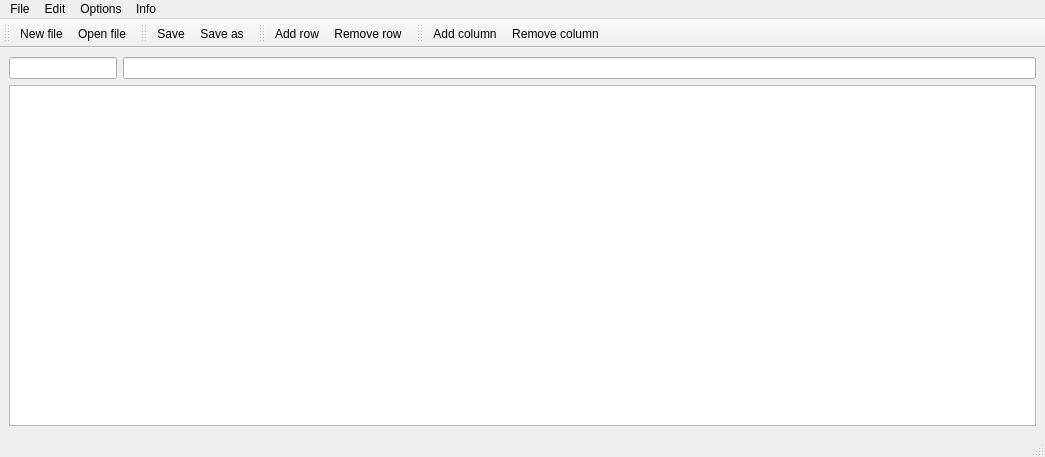
<?xml version="1.0" encoding="UTF-8"?>
<ui version="4.0">
 <class>MainWindow</class>
 <widget class="QMainWindow" name="MainWindow">
  <property name="geometry">
   <rect>
    <x>0</x>
    <y>0</y>
    <width>1045</width>
    <height>457</height>
   </rect>
  </property>
  <property name="windowTitle">
   <string>Mini Spreadsheet</string>
  </property>
  <property name="windowIcon">
   <iconset resource="images.qrc">
    <normaloff>:/img/images/mini_spreadsheet.ico</normaloff>:/img/images/mini_spreadsheet.ico</iconset>
  </property>
  <widget class="QWidget" name="centralwidget">
   <layout class="QGridLayout" name="gridLayout">
    <item row="0" column="0">
     <widget class="QLineEdit" name="lineEditCellReference">
      <property name="sizePolicy">
       <sizepolicy hsizetype="Fixed" vsizetype="Fixed">
        <horstretch>0</horstretch>
        <verstretch>0</verstretch>
       </sizepolicy>
      </property>
      <property name="alignment">
       <set>Qt::AlignCenter</set>
      </property>
      <property name="readOnly">
       <bool>true</bool>
      </property>
     </widget>
    </item>
    <item row="1" column="0" colspan="2">
     <widget class="QTableWidget" name="tableWidget">
      <property name="cornerButtonEnabled">
       <bool>true</bool>
      </property>
      <property name="rowCount">
       <number>0</number>
      </property>
      <property name="columnCount">
       <number>0</number>
      </property>
     </widget>
    </item>
    <item row="0" column="1">
     <widget class="QLineEdit" name="lineEditFormula"/>
    </item>
   </layout>
  </widget>
  <widget class="QMenuBar" name="menubar">
   <property name="geometry">
    <rect>
     <x>0</x>
     <y>0</y>
     <width>1045</width>
     <height>22</height>
    </rect>
   </property>
   <widget class="QMenu" name="menuFile">
    <property name="title">
     <string>File</string>
    </property>
    <addaction name="actionNew_file"/>
    <addaction name="actionOpen_file"/>
    <addaction name="separator"/>
    <addaction name="actionSave"/>
    <addaction name="actionSave_as"/>
    <addaction name="separator"/>
    <addaction name="actionExit"/>
   </widget>
   <widget class="QMenu" name="menuEdit">
    <property name="title">
     <string>Edit</string>
    </property>
    <addaction name="actionAdd_row"/>
    <addaction name="actionRemove_row"/>
    <addaction name="separator"/>
    <addaction name="actionAdd_column"/>
    <addaction name="actionRemove_column"/>
   </widget>
   <widget class="QMenu" name="menuOptions">
    <property name="title">
     <string>Options</string>
    </property>
    <widget class="QMenu" name="menuLanguage">
     <property name="title">
      <string>Language</string>
     </property>
     <addaction name="actionEnglish"/>
     <addaction name="actionUkrainian"/>
    </widget>
    <addaction name="menuLanguage"/>
   </widget>
   <widget class="QMenu" name="menuInfo">
    <property name="title">
     <string>Info</string>
    </property>
    <addaction name="actionAbout"/>
   </widget>
   <addaction name="menuFile"/>
   <addaction name="menuEdit"/>
   <addaction name="menuOptions"/>
   <addaction name="menuInfo"/>
  </widget>
  <widget class="QStatusBar" name="statusbar"/>
  <widget class="QToolBar" name="toolBarFile">
   <property name="windowTitle">
    <string>toolBar</string>
   </property>
   <attribute name="toolBarArea">
    <enum>TopToolBarArea</enum>
   </attribute>
   <attribute name="toolBarBreak">
    <bool>false</bool>
   </attribute>
   <addaction name="actionNew_file"/>
   <addaction name="actionOpen_file"/>
  </widget>
  <widget class="QToolBar" name="toolBarSave">
   <property name="windowTitle">
    <string>toolBar_2</string>
   </property>
   <attribute name="toolBarArea">
    <enum>TopToolBarArea</enum>
   </attribute>
   <attribute name="toolBarBreak">
    <bool>false</bool>
   </attribute>
   <addaction name="actionSave"/>
   <addaction name="actionSave_as"/>
  </widget>
  <widget class="QToolBar" name="toolBarRow">
   <property name="windowTitle">
    <string>toolBar</string>
   </property>
   <attribute name="toolBarArea">
    <enum>TopToolBarArea</enum>
   </attribute>
   <attribute name="toolBarBreak">
    <bool>false</bool>
   </attribute>
   <addaction name="actionAdd_row"/>
   <addaction name="actionRemove_row"/>
  </widget>
  <widget class="QToolBar" name="toolBarColumn">
   <property name="windowTitle">
    <string>toolBar_2</string>
   </property>
   <attribute name="toolBarArea">
    <enum>TopToolBarArea</enum>
   </attribute>
   <attribute name="toolBarBreak">
    <bool>false</bool>
   </attribute>
   <addaction name="actionAdd_column"/>
   <addaction name="actionRemove_column"/>
  </widget>
  <action name="actionNew_file">
   <property name="icon">
    <iconset resource="images.qrc">
     <normaloff>:/img/images/new_file.ico</normaloff>:/img/images/new_file.ico</iconset>
   </property>
   <property name="text">
    <string>New file</string>
   </property>
   <property name="shortcut">
    <string>Ctrl+N</string>
   </property>
  </action>
  <action name="actionOpen_file">
   <property name="icon">
    <iconset resource="images.qrc">
     <normaloff>:/img/images/open_file.ico</normaloff>:/img/images/open_file.ico</iconset>
   </property>
   <property name="text">
    <string>Open file</string>
   </property>
   <property name="shortcut">
    <string>Ctrl+O</string>
   </property>
  </action>
  <action name="actionSave">
   <property name="icon">
    <iconset resource="images.qrc">
     <normaloff>:/img/images/save.ico</normaloff>:/img/images/save.ico</iconset>
   </property>
   <property name="text">
    <string>Save</string>
   </property>
   <property name="shortcut">
    <string>Ctrl+S</string>
   </property>
  </action>
  <action name="actionSave_as">
   <property name="icon">
    <iconset resource="images.qrc">
     <normaloff>:/img/images/save_as.ico</normaloff>:/img/images/save_as.ico</iconset>
   </property>
   <property name="text">
    <string>Save as...</string>
   </property>
   <property name="shortcut">
    <string>Ctrl+Shift+S</string>
   </property>
  </action>
  <action name="actionEnglish">
   <property name="icon">
    <iconset resource="images.qrc">
     <normaloff>:/img/images/united_kingdom_flag.ico</normaloff>:/img/images/united_kingdom_flag.ico</iconset>
   </property>
   <property name="text">
    <string>English</string>
   </property>
  </action>
  <action name="actionUkrainian">
   <property name="icon">
    <iconset resource="images.qrc">
     <normaloff>:/img/images/ukraine_flag.ico</normaloff>:/img/images/ukraine_flag.ico</iconset>
   </property>
   <property name="text">
    <string>Ukrainian</string>
   </property>
  </action>
  <action name="actionExit">
   <property name="icon">
    <iconset resource="images.qrc">
     <normaloff>:/img/images/exit.ico</normaloff>:/img/images/exit.ico</iconset>
   </property>
   <property name="text">
    <string>Exit</string>
   </property>
  </action>
  <action name="actionAdd_row">
   <property name="icon">
    <iconset resource="images.qrc">
     <normaloff>:/img/images/add_row.ico</normaloff>:/img/images/add_row.ico</iconset>
   </property>
   <property name="text">
    <string>Add row</string>
   </property>
  </action>
  <action name="actionRemove_row">
   <property name="icon">
    <iconset resource="images.qrc">
     <normaloff>:/img/images/remove_row.ico</normaloff>:/img/images/remove_row.ico</iconset>
   </property>
   <property name="text">
    <string>Remove row</string>
   </property>
  </action>
  <action name="actionAdd_column">
   <property name="icon">
    <iconset resource="images.qrc">
     <normaloff>:/img/images/add_column.ico</normaloff>:/img/images/add_column.ico</iconset>
   </property>
   <property name="text">
    <string>Add column</string>
   </property>
  </action>
  <action name="actionRemove_column">
   <property name="icon">
    <iconset resource="images.qrc">
     <normaloff>:/img/images/remove_column.ico</normaloff>:/img/images/remove_column.ico</iconset>
   </property>
   <property name="text">
    <string>Remove column</string>
   </property>
  </action>
  <action name="actionAbout">
   <property name="icon">
    <iconset resource="images.qrc">
     <normaloff>:/img/images/about.ico</normaloff>:/img/images/about.ico</iconset>
   </property>
   <property name="text">
    <string>About</string>
   </property>
  </action>
 </widget>
 <resources>
  <include location="images.qrc"/>
 </resources>
 <connections/>
</ui>
